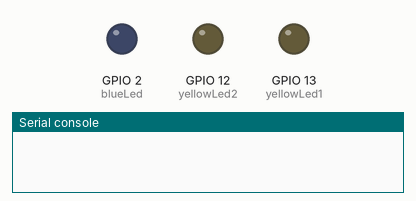
The program below on a simulated ESP32 board running MicroPython. On the bench: output pins drawn as LEDs (lit = HIGH), the last lines printed to the serial console.

Above: at 0.2 s.
At 1.2 s:
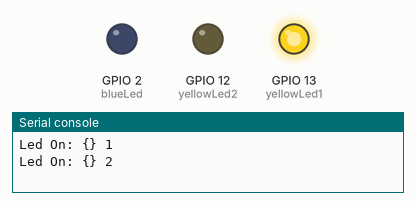
At 2.7 s:
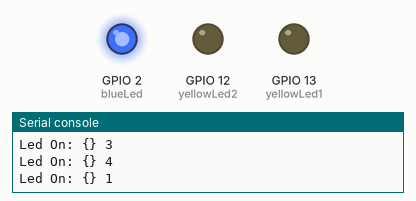
At 3.7 s:
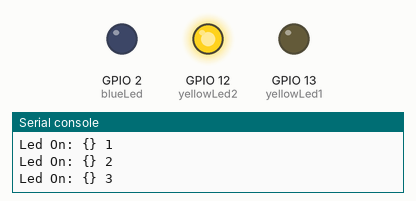
Timing chart, 0 to 4.6 s (numbered marks = the images above):
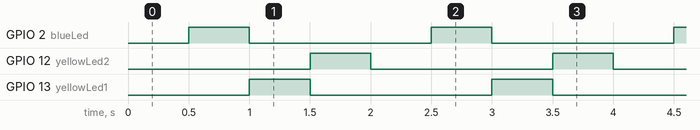

Measured:
- by itself, GPIO 2 (blueLed), GPIO 12 (yellowLed2), GPIO 13 (yellowLed1): alternates HIGH for 0.50 s and LOW for 1.5 s
- by itself, everything shown: repeats every 2.0 s, in 4 steps

The program:

timer.py
```python
from machine import Pin, Timer
import time

#declared pinouts
blueLed = Pin( 2, Pin.OUT)
yellowLed1 = Pin( 13, Pin.OUT)
yellowLed2 = Pin( 12, Pin.OUT)

#Variables for timer
led = 1
period = 500
#to set timer
tim1 = Timer(1)
tim1.init(period=period, mode=Timer.PERIODIC, callback=lambda t:
          setLed()

)

#function for to set Led
def setLed():
    global led
    print('Led On: {}',led)
    if led == 1:
        blueLed.value(1)
        yellowLed1.off()
        yellowLed2.off()

    elif led == 2:
        blueLed.value(0)
        yellowLed1.on()
        yellowLed2.off()
    elif led == 3:
        blueLed.value(0)
        yellowLed1.off()
        yellowLed2.on()
    else:
        blueLed.value(0)
        yellowLed1.off()
        yellowLed2.off()

    led +=1
    if led > 4:
        led =1
```
